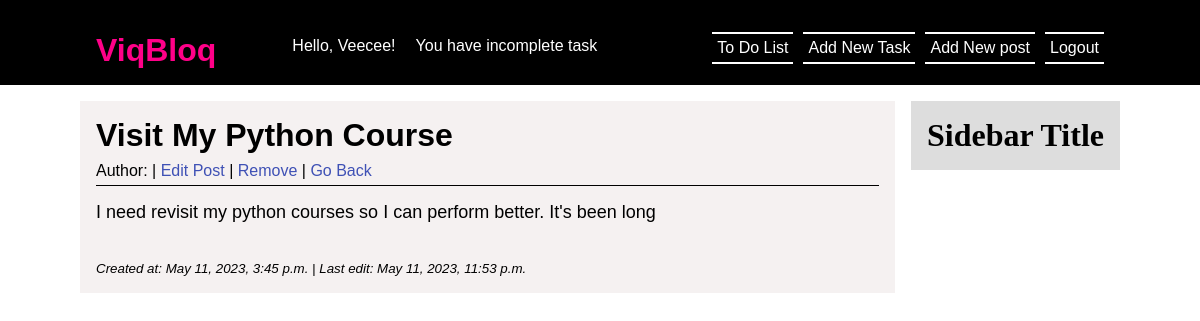
The app's page /todo/tasks/task/2/ (signed in) with its own data.
### todo/models.py (models this page shows, shortened)
class Task(models.Model):
    user = models.ForeignKey(User, on_delete=models.CASCADE, null=True, blank=True)
    title = models.CharField(max_length=200)
    description = models.TextField(null=True, blank=True)
    complete = models.BooleanField(default=False)
    created_at = models.DateTimeField(auto_now_add=True, editable=False)
    updated_at = models.DateTimeField(auto_now=True, editable=False)
    class Meta:
        ordering = ['complete']

### todo/views.py (the view)
# urls.py: path('task/<int:pk>/', TaskDetail.as_view(), name='task-detail'),
class TaskDetail(LoginRequiredMixin, DetailView):
    model = Task
    context_object_name = 'task'

### todo/templates/todo/task_detail.html
{% extends 'base.html' %}
{% block content %}
    <div class="post_details">
        <div class="post_info">
            <h1>{{task.title}}</h1>
            <div class="post_detail_meta">
                <p>Author: {{task.author}} | <a href="update"> Edit Post</a> | <a href="delete">Remove</a>
                    | <a href="{% url 'tasks' %}">Go Back</a>
                </p>
            </div>
        </div>
        <div class="post_detail_content">
            {{task.description}}
        </div>
        <br> <br>
        <p><small><em>Created at: {{task.created_at}} | Last edit: {{task.updated_at}}</em></small></p>
    </div>
{% endblock content %}

### blog/templates/base.html (shortened to what this page needs)
<!DOCTYPE html>
<html lang="en">
<head>
    {% load static %}
    <link rel="stylesheet" type="text/css" href="{% static "css/styles.css" %}">
</head>
<body>
    <header class="site_header">
        <div class="site_brand">
            <h1><a href="{% url 'home' %}">ViqBloq</a></h1>
            <p>
                {% if request.user.is_authenticated %}
                    <div style='margin-left: 10px;'><a href="{% url 'logout' %}">Logout</a></div>
                    <div style='margin-left: 10px;'><a href="{% url 'post-new' %}"> Add New post</a></div>
                    <div style='margin-left: 10px;'><a href="{% url 'task-create' %}"> Add New Task</a></div>
                    <div style='margin-left: 10px;'><a href="{% url 'tasks' %}"> To Do List</a></div>
                    <div style='margin-right: 100px; border-bottom: none; border-top: none;'><p>You have <em>{{count}}</em> incomplete task{{count | pluralize:"s"}}</p></div>
                    <div style='margin-right: 10px; border-bottom: none; border-top: none;'><p>Hello, {{request.user | title}}!</p></div>
                {% else %}
                    <div style='margin-left: 10px;'><a href="{% url 'login' %}">Login</a></div>
                {% endif %}
            </p>
        </div>
    </header>
    <div class="content_wrapper">
        <div class="content">
            {% block content %}{% endblock %}
        </div>
        <div class="sidebar">
            <div class="widget">
                <h1 class="widget_title">Sidebar Title</h1>
            </div>
        </div>
    </div>
</body>
</html>

### viq/static/css/styles.css (style rules this page uses)
* { margin: 0; padding: 0; }
a, a:visited { text-decoration: none; color: #fff; }
.site_header { background: black; color: #fff; padding: 1rem; font-family: sans-serif; overflow: hidden; }
.site_brand { margin: auto; max-width: 100rem; margin: 1rem 5rem; }
.site_brand h1 { float: left; }
.site_brand h1 a { color: #F08; }
.site_brand div { float: right; border-bottom: 2px solid; border-top: 2px solid; padding: 5px; }
.content_wrapper { display: flex; margin: auto; max-width: 100rem; margin-top: 1rem; align-items: end; margin: 1rem 5rem; align-items: start; }
.content { flex: 1 0 70%; margin-right: 1rem; }
.post_details { font-family: sans-serif; background: #f3eeeecf; padding: 1rem; }
.post_detail_meta { margin-top: .5rem; }
.post_detail_meta a { color: #3f51b5; }
.post_detail_content { padding-top: 1rem; font-size: 18px; }
.post_info { border-bottom: 1px solid; padding-bottom: 5px; }
.sidebar { background: #ddd; padding: 1rem; }

### records on screen
Task: title "Visit My Python Course", description "I need revisit my python courses so I can perform better. It's been long", created_at "May 11, 2023, 3:45 p.m.", updated_at "May 11, 2023, 11:53 p.m."

### other values on screen
{{ request.user | title }} "Veecee"
